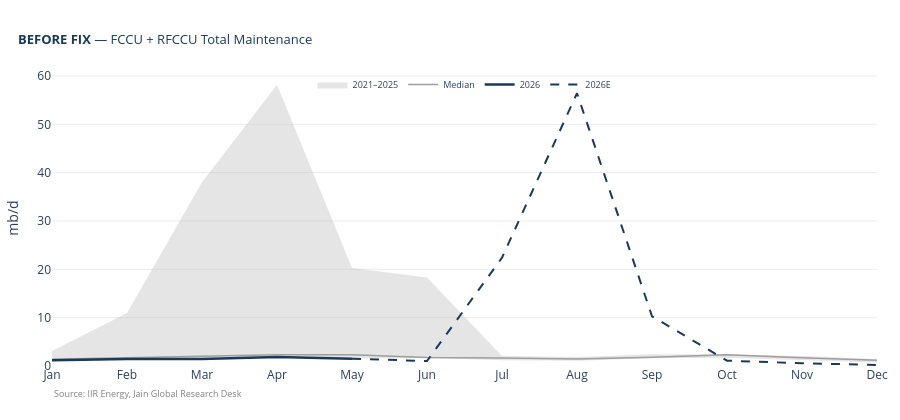
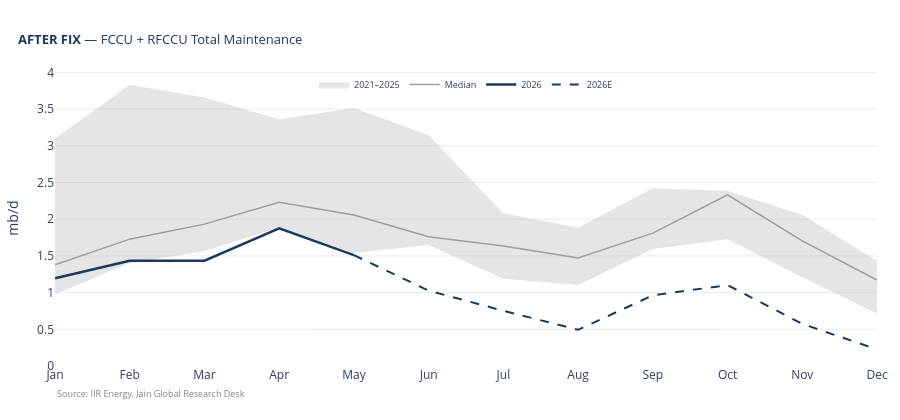

Source (notebook cell) for these figures, in order:
### Code cell
from charts import build_seasonal_chart

# User's hypothesis: only these 3 UNIT_TYPEs are non-volumetric.
# We default missing-UOM rows to BBL/d for every OTHER unit type.
NON_VOLUMETRIC_UTS = {
    'Hydrodealkylation',
    'Propylene Splitter',
    'Sulfur Recovery (SRU)',
}



uom_col_raw = 'CAP_UOM' if 'CAP_UOM' in df_raw.columns else 'UOM'

# --- (1) Verify the non-volumetric set against actual data ---
# Build a UNIT_TYPE × UOM count pivot, then keep only types that ever use
# something other than BBL/d.  Anything that shows up here MUST be in
# NON_VOLUMETRIC_UTS or we risk corrupting its values with a BBL/d default.
pivot = (df_raw.dropna(subset=[ut_col_raw, uom_col_raw])
                .groupby([ut_col_raw, uom_col_raw]).size()
                .unstack(fill_value=0))
non_bbld_cols = [c for c in pivot.columns if 'bbl' not in str(c).lower()]
suspicious = (pivot[pivot[non_bbld_cols].sum(axis=1) > 0]
              if non_bbld_cols else pivot.iloc[:0])

print(f"UNIT_TYPEs that EVER use a non-BBL/d UOM ({len(suspicious)}):")
display(suspicious)

found = set(suspicious.index)
extra   = found - NON_VOLUMETRIC_UTS    # in data but NOT in our list — would be wrongly defaulted
missing = NON_VOLUMETRIC_UTS - found    # in our list but not seen in data — harmless

if not extra:
    print(f"\n[PASS] every non-volumetric UNIT_TYPE in the data is in NON_VOLUMETRIC_UTS")
else:
    print(f"\n[REVIEW] UNIT_TYPEs with non-BBL/d UOM that are NOT in your exclusion list:")
    print(f"         {extra}")
    print("         → add them to NON_VOLUMETRIC_UTS before applying the real fix.")
if missing:
    print(f"[INFO] in your list but not seen with non-BBL/d UOM in this data: {missing}")


# --- (2) Inspect the missing-UOM rows we're about to patch ---
missing_uom_mask = (df_class[uom_col_raw].isna()
                    | (df_class[uom_col_raw].astype(str).str.strip() == ''))
missing_rows = df_class[missing_uom_mask].copy()
print(f"\nEvents in df_class with missing UOM: {len(missing_rows)}")
if not missing_rows.empty:
    show_cols = [c for c in ['EVENT_ID','PLANT_NAME','UNIT_NAME',ut_col,
                              'CAP_OFFLINE','CAP_OFFLINE_STD','U_CAPACITY','U_CAPACITY_STD',
                              'START_DATE','END_DATE','E_STATUS_RESEARCH']
                 if c in missing_rows.columns]
    display(missing_rows[show_cols].head(40))
    print("\nDistribution of those rows by UNIT_TYPE:")
    print(missing_rows[ut_col].value_counts(dropna=False).to_string())


# --- (3) Build the patched copy (df_class untouched) ---
df_class_fixed = df_class.copy()
patch_mask = missing_uom_mask & (~df_class_fixed[ut_col].isin(NON_VOLUMETRIC_UTS))
skip_mask  = missing_uom_mask & ( df_class_fixed[ut_col].isin(NON_VOLUMETRIC_UTS))

raw_cap = pd.to_numeric(df_class_fixed.loc[patch_mask, 'CAP_OFFLINE'], errors='coerce')
# BBL/d → kbd (CONVERSION_FACTORS['BBL/d'] == 1/1000)
df_class_fixed.loc[patch_mask, 'CAP_OFFLINE_STD'] = raw_cap / 1000

print(f"\nPatched : {int(patch_mask.sum())} rows (missing UOM, volumetric unit type → BBL/d default)")
print(f"Skipped : {int(skip_mask.sum())} rows (missing UOM, non-volumetric unit type — left as-is)")


# --- (4) Before/after monthly_capacity grid for the FCCU/RFCCU filter ---
grid_fixed = {y: monthly_capacity(df_class_fixed, y, unit_types=UTS) for y in YEARS}
chart_grid_fixed = pd.DataFrame(grid_fixed, index=months).T
chart_grid_fixed.index.name = 'Year'

print("\n=== Monthly avg offline capacity (mb/d) — FCCU + RFCCU ===")
print("\nBEFORE (current bug):")
display(chart_grid.round(2))
print("AFTER (proposed fix):")
display(chart_grid_fixed.round(2))
print("Δ removed by fix:")
display((chart_grid - chart_grid_fixed).round(2))

print(f"\nWorst cell BEFORE : {chart_grid.values.max():.1f} mb/d")
print(f"Worst cell AFTER  : {chart_grid_fixed.values.max():.1f} mb/d")


# --- (5) Side-by-side seasonal charts using the real chart builder ---
seasonal_config = {
    'unit_types': UTS, 'region': None, 'country': None,
    'hist_years': [2021, 2022, 2023, 2024, 2025],
    'exclude_years': [2020],
    'show_years': [],
    'event_type': None,                  # Total (planned + unplanned), matches user's screenshot
}
fig_before = build_seasonal_chart(df_class,       seasonal_config, TODAY)
fig_after  = build_seasonal_chart(df_class_fixed, seasonal_config, TODAY)
fig_before.update_layout(title_text="<b>BEFORE FIX</b> — FCCU + RFCCU Total Maintenance",
                          height=420)
fig_after.update_layout(title_text="<b>AFTER FIX</b> — FCCU + RFCCU Total Maintenance",
                          height=420)
fig_before.show()
fig_after.show()

### Figure 1 — Plotly figure (JSON) as saved in the notebook; plotly's stock layout.template omitted (floating-point values rounded to 4 significant figures)
{"data": [{"fill": "toself", "fillcolor": "rgba(180,180,180,0.35)", "hoverinfo": "skip", "line": {"color": "rgba(0,0,0,0)"}, "name": "2021–2025", "type": "scatter", "x": ["Jan", "Feb", "Mar", "Apr", "May", "Jun", "Jul", "Aug", "Sep", "Oct", "Nov", "Dec", "Dec", "Nov", "Oct", "Sep", "Aug", "Jul", "Jun", "May", "Apr", "Mar", "Feb", "Jan"], "y": [3.101, 10.97, 38.03, 58.18, 20.3, 18.29, 2.081, 1.884, 2.421, 2.384, 2.061, 1.43, 0.7149, 1.209, 1.727, 1.594, 1.104, 1.189, 1.649, 1.541, 1.886, 1.564, 1.404, 0.9725]}, {"connectgaps": true, "line": {"color": "#9e9e9e", "width": 1.5}, "mode": "lines", "name": "Median", "type": "scatter", "x": ["Jan", "Feb", "Mar", "Apr", "May", "Jun", "Jul", "Aug", "Sep", "Oct", "Nov", "Dec"], "y": [1.379, 1.728, 1.971, 2.31, 2.307, 1.76, 1.634, 1.471, 1.81, 2.332, 1.704, 1.171]}, {"connectgaps": false, "line": {"color": "#1a3a5c", "width": 2.5}, "mode": "lines", "name": "2026", "type": "scatter", "x": ["Jan", "Feb", "Mar", "Apr", "May", "Jun", "Jul", "Aug", "Sep", "Oct", "Nov", "Dec"], "y": [1.194, 1.433, 1.435, 1.875, 1.51, null, null, null, null, null, null, null]}, {"connectgaps": false, "line": {"color": "#1a3a5c", "dash": "dash", "width": 2}, "mode": "lines", "name": "2026E", "type": "scatter", "x": ["Jan", "Feb", "Mar", "Apr", "May", "Jun", "Jul", "Aug", "Sep", "Oct", "Nov", "Dec"], "y": [null, null, null, null, 1.51, 1.027, 22.41, 56.44, 10.29, 1.102, 0.5736, 0.2261]}], "layout": {"annotations": [{"font": {"color": "grey", "size": 9}, "showarrow": false, "text": "Source: IIR Energy, Jain Global Research Desk", "x": 0, "xref": "paper", "y": -0.12, "yref": "paper"}], "height": 420, "legend": {"bgcolor": "rgba(0,0,0,0)", "font": {"size": 9}, "orientation": "h", "x": 0.5, "xanchor": "center", "y": 1, "yanchor": "top"}, "margin": {"b": 40, "l": 50, "r": 20, "t": 70}, "paper_bgcolor": "white", "plot_bgcolor": "white", "title": {"font": {"color": "#1a3a5c", "size": 13}, "text": "<b>BEFORE FIX</b> — FCCU + RFCCU Total Maintenance", "x": 0.02, "yanchor": "top"}, "xaxis": {"showgrid": false, "title": {"text": ""}}, "yaxis": {"gridcolor": "#ececec", "rangemode": "tozero", "showgrid": true, "title": {"text": "mb/d"}}}}

### Figure 2 — Plotly figure (JSON) as saved in the notebook; plotly's stock layout.template omitted (floating-point values rounded to 4 significant figures)
{"data": [{"fill": "toself", "fillcolor": "rgba(180,180,180,0.35)", "hoverinfo": "skip", "line": {"color": "rgba(0,0,0,0)"}, "name": "2021–2025", "type": "scatter", "x": ["Jan", "Feb", "Mar", "Apr", "May", "Jun", "Jul", "Aug", "Sep", "Oct", "Nov", "Dec", "Dec", "Nov", "Oct", "Sep", "Aug", "Jul", "Jun", "May", "Apr", "Mar", "Feb", "Jan"], "y": [3.101, 3.831, 3.657, 3.36, 3.516, 3.145, 2.081, 1.884, 2.421, 2.384, 2.061, 1.43, 0.7149, 1.209, 1.727, 1.594, 1.104, 1.189, 1.649, 1.541, 1.886, 1.564, 1.404, 0.9725]}, {"connectgaps": true, "line": {"color": "#9e9e9e", "width": 1.5}, "mode": "lines", "name": "Median", "type": "scatter", "x": ["Jan", "Feb", "Mar", "Apr", "May", "Jun", "Jul", "Aug", "Sep", "Oct", "Nov", "Dec"], "y": [1.379, 1.728, 1.933, 2.231, 2.057, 1.76, 1.634, 1.471, 1.81, 2.332, 1.704, 1.171]}, {"connectgaps": false, "line": {"color": "#1a3a5c", "width": 2.5}, "mode": "lines", "name": "2026", "type": "scatter", "x": ["Jan", "Feb", "Mar", "Apr", "May", "Jun", "Jul", "Aug", "Sep", "Oct", "Nov", "Dec"], "y": [1.194, 1.433, 1.435, 1.875, 1.51, null, null, null, null, null, null, null]}, {"connectgaps": false, "line": {"color": "#1a3a5c", "dash": "dash", "width": 2}, "mode": "lines", "name": "2026E", "type": "scatter", "x": ["Jan", "Feb", "Mar", "Apr", "May", "Jun", "Jul", "Aug", "Sep", "Oct", "Nov", "Dec"], "y": [null, null, null, null, 1.51, 1.027, 0.7527, 0.4934, 0.9633, 1.102, 0.5736, 0.2261]}], "layout": {"annotations": [{"font": {"color": "grey", "size": 9}, "showarrow": false, "text": "Source: IIR Energy, Jain Global Research Desk", "x": 0, "xref": "paper", "y": -0.12, "yref": "paper"}], "height": 420, "legend": {"bgcolor": "rgba(0,0,0,0)", "font": {"size": 9}, "orientation": "h", "x": 0.5, "xanchor": "center", "y": 1, "yanchor": "top"}, "margin": {"b": 40, "l": 50, "r": 20, "t": 70}, "paper_bgcolor": "white", "plot_bgcolor": "white", "title": {"font": {"color": "#1a3a5c", "size": 13}, "text": "<b>AFTER FIX</b> — FCCU + RFCCU Total Maintenance", "x": 0.02, "yanchor": "top"}, "xaxis": {"showgrid": false, "title": {"text": ""}}, "yaxis": {"gridcolor": "#ececec", "rangemode": "tozero", "showgrid": true, "title": {"text": "mb/d"}}}}
